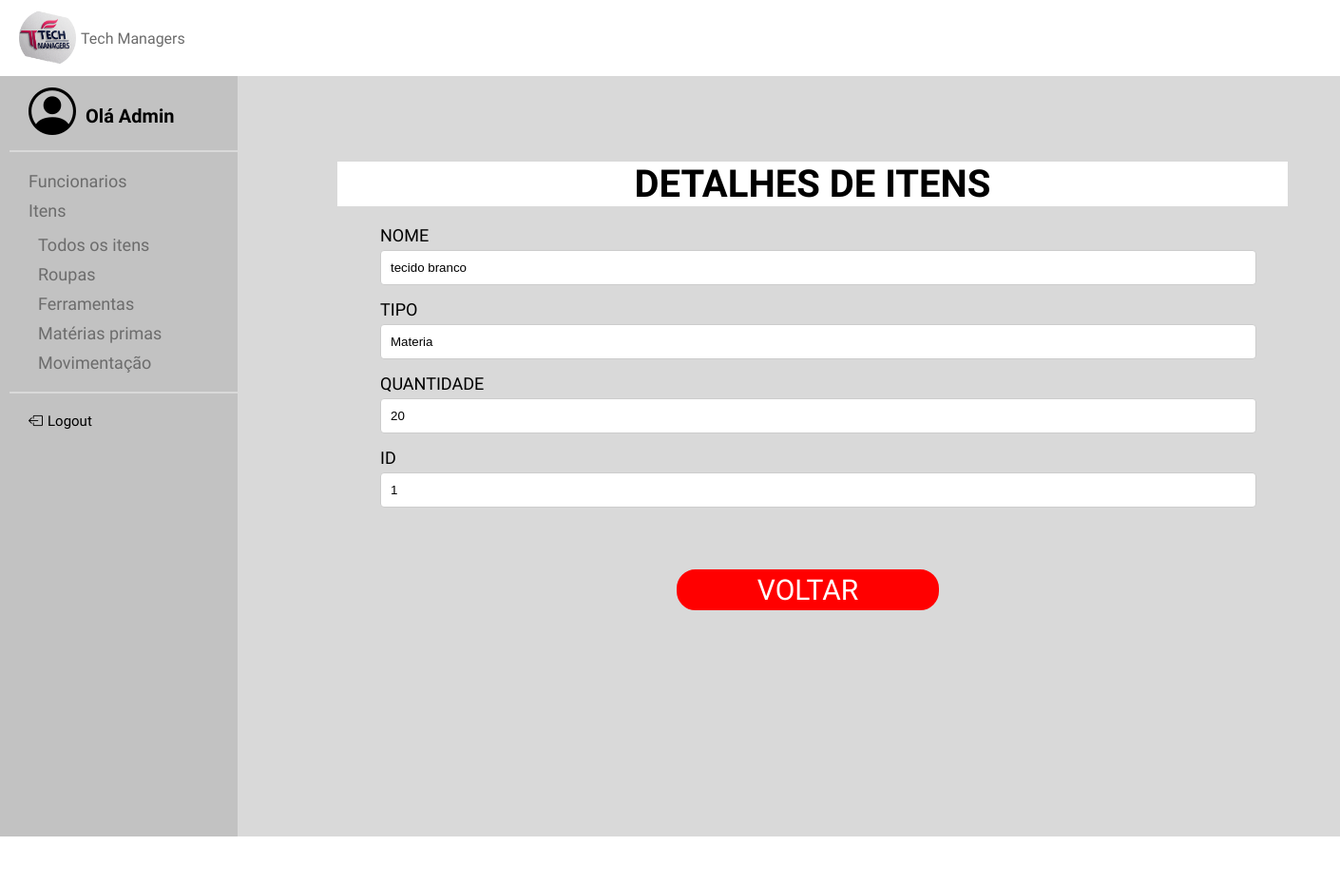
The page /TelaDI/1 (signed in) on the database its author committed.
### models.py (models this page shows, shortened)
class ITEM(Base):
    __tablename__ = 'item'
    id = Column(Integer, primary_key=True, unique=True, nullable=False, index=True)
    nome = Column(String(40), nullable=False, index=True)
    tipo = Column(String(40), nullable=False, index=True)
    quantidade = Column(Integer, nullable=False, index=True)

### app.py (the view)
@app.route('/TelaDI/<int:id>', methods=['GET'])
def TelaDItem(id):
    item = select(ITEM).where(ITEM.id == id)
    item = db_session.execute(item).scalar()
    return render_template('TelaDetalhesItem.html', item=item)

### templates/TelaDetalhesItem.html (shortened to what this page needs)
{% extends "base.html" %}
{% block conteudo %}
<body>
<link rel="stylesheet" href="../static/TelaDetalhesItem.css">
<main>
<div class="container">
        <h2>DETALHES DE ITENS</h2>
        <form>
            <div class="input-group">
                <label for="nome"> NOME</label>
                <input type="text" id="nome" name="nome" value="{{ item.nome }}" readonly>
            </div>
            <div class="input-group">
                <label for="tipo"> TIPO</label>
                <input type="text" id="tipo" name="tipo" value="{{ item.tipo }}" readonly>
            </div>
            <div class="input-group">
                <label for="quantidade"> QUANTIDADE</label>
                <input type="number" id="quantidade" name="quantidade" value="{{ item.quantidade }}" readonly>
            </div>
            <div class="input-group">
                <label for="ID"> ID</label>
                <input type="number" id="ID" name="ID" value="{{ item.id }}" readonly>
            </div>
            <div class="btnS">
                <button type="button" class="btnV" onclick="location.href='{{ url_for('telaitens') }}'">VOLTAR</button>
            </div>
        </form>
    </div>
</main>
</body>
{% endblock %}

### static/base.css (style rules this page uses)
* { margin: 0; padding: 0; }
body { background-color: #d9d9d9; display: grid; grid-template-columns: auto 1fr 1fr; }
main { height: 100%; width: 100%; min-height:100vh; display: flex; flex-direction: row; align-items: start; grid-column: span 2; }

### static/TelaDetalhesItem.css (style rules this page uses)
.container { font-family: "Koulen", sans-serif; display: flex; flex-direction: column; color: black; padding: 20px; width: 300px; margin-top: 70px; align-items: center; padding-left: 500px; }
h2 { justify-content: center; width: 1000px; height: auto; background-color: white; margin-right: 90px; text-align: center; margin-bottom: 20px; font-size: 40px; }
.input-group { display: flex; flex-direction: column; text-align: start; margin-bottom: 15px; width: 1000px; justify-content: center; }
.input-group label { display: block; margin-bottom: 5px; font-size: 18px; }
.input-group input { width: 90%; padding: 10px; border: 1px solid #ccc; border-radius: 4px; }
.btnS { display: flex; flex-direction: row; justify-content: center; width: 920px; }
.btnV { font-family: "Koulen", sans-serif; margin-top: 50px; display: flex; width: 30%; padding: 1px; background-color: red; color: white; border: 3px solid red; border-radius: 20px; cursor: pointer; font-size: 30px; justify-content: center; margin-right: 20px; transition: transform 0.3s ease; }

### rows shown on the page
ITEM: nome "tecido branco", tipo "Materia", quantidade "20", ID "1"
